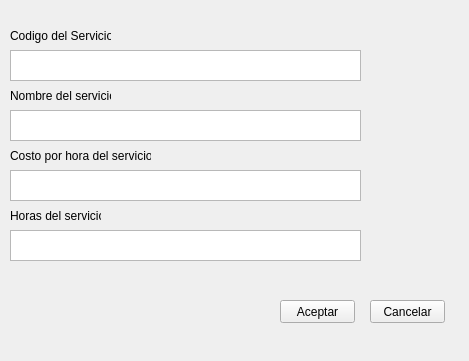
<?xml version="1.0" encoding="UTF-8"?>
<ui version="4.0">
 <class>Form</class>
 <widget class="QWidget" name="Form">
  <property name="geometry">
   <rect>
    <x>0</x>
    <y>0</y>
    <width>469</width>
    <height>361</height>
   </rect>
  </property>
  <property name="windowTitle">
   <string>Form</string>
  </property>
  <widget class="QLabel" name="NombreServicio">
   <property name="geometry">
    <rect>
     <x>10</x>
     <y>80</y>
     <width>101</width>
     <height>31</height>
    </rect>
   </property>
   <property name="text">
    <string>Nombre del servicio</string>
   </property>
  </widget>
  <widget class="QTextEdit" name="IngresarCodigo">
   <property name="geometry">
    <rect>
     <x>10</x>
     <y>50</y>
     <width>351</width>
     <height>31</height>
    </rect>
   </property>
  </widget>
  <widget class="QLabel" name="CodigoServicio">
   <property name="geometry">
    <rect>
     <x>10</x>
     <y>20</y>
     <width>101</width>
     <height>31</height>
    </rect>
   </property>
   <property name="text">
    <string>Codigo del Servicio</string>
   </property>
  </widget>
  <widget class="QLabel" name="Horas">
   <property name="geometry">
    <rect>
     <x>10</x>
     <y>200</y>
     <width>91</width>
     <height>31</height>
    </rect>
   </property>
   <property name="text">
    <string>Horas del servicio</string>
   </property>
  </widget>
  <widget class="QTextEdit" name="IngresarHoras">
   <property name="geometry">
    <rect>
     <x>10</x>
     <y>230</y>
     <width>351</width>
     <height>31</height>
    </rect>
   </property>
  </widget>
  <widget class="QLabel" name="CostoXHora">
   <property name="geometry">
    <rect>
     <x>10</x>
     <y>140</y>
     <width>141</width>
     <height>31</height>
    </rect>
   </property>
   <property name="text">
    <string>Costo por hora del servicio</string>
   </property>
  </widget>
  <widget class="QTextEdit" name="IngresarCosto">
   <property name="geometry">
    <rect>
     <x>10</x>
     <y>170</y>
     <width>351</width>
     <height>31</height>
    </rect>
   </property>
  </widget>
  <widget class="QTextEdit" name="textEdit_7">
   <property name="geometry">
    <rect>
     <x>10</x>
     <y>110</y>
     <width>351</width>
     <height>31</height>
    </rect>
   </property>
  </widget>
  <widget class="QPushButton" name="AceptarInfoS">
   <property name="geometry">
    <rect>
     <x>280</x>
     <y>300</y>
     <width>75</width>
     <height>23</height>
    </rect>
   </property>
   <property name="text">
    <string>Aceptar</string>
   </property>
  </widget>
  <widget class="QPushButton" name="CancelarInfoS">
   <property name="geometry">
    <rect>
     <x>370</x>
     <y>300</y>
     <width>75</width>
     <height>23</height>
    </rect>
   </property>
   <property name="text">
    <string>Cancelar</string>
   </property>
  </widget>
 </widget>
 <resources/>
 <connections/>
</ui>
